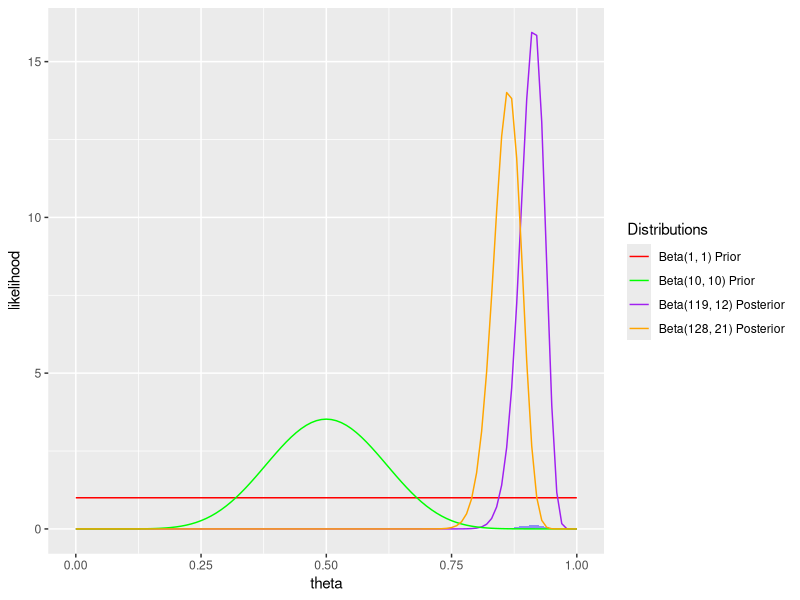
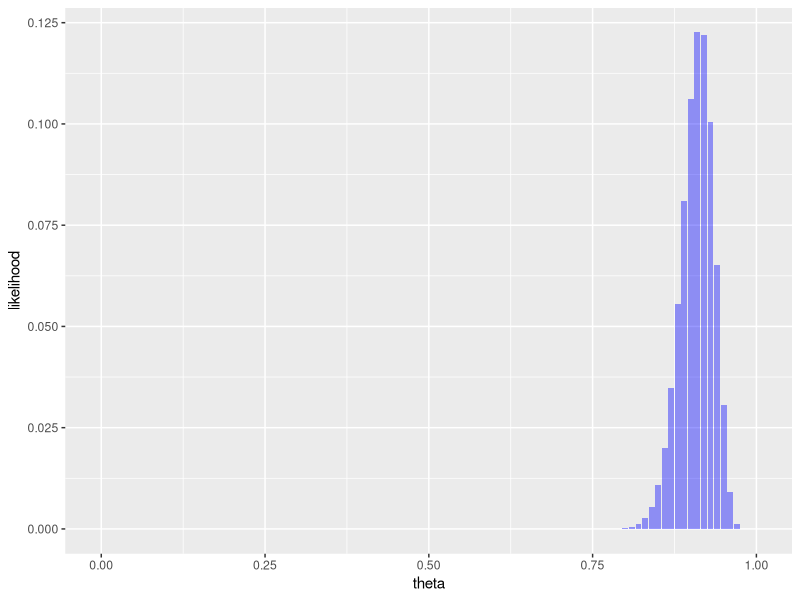

These charts were generated, in order, by the following R code:
## ---- chunk 1
mle <- 118/129

se <- sqrt(mle * (1 - mle)/129)
CI <- c(mle - 1.96 * se, mle + 1.96 * se)
CI
## ---- chunk 2
alpha_1 <- 1
beta_1 <- 1

post_alpha_1 <- alpha_1 + 118
post_beta_1 <- beta_1 + (129 - 118)

post_mean_1 <- post_alpha_1/(post_alpha_1 + post_beta_1)
post_mean_1

bayes_CI_1 <- c(qbeta(0.025, post_alpha_1, post_beta_1), qbeta(0.975, post_alpha_1, post_beta_1))
bayes_CI_1
## ---- chunk 3
alpha_10 <- 10 
beta_10 <- 10

post_alpha_10 <-  alpha_10 + 118
post_beta_10 <- beta_10 + (129 - 118)

post_mean_10 <- post_alpha_10/(post_alpha_10 + post_beta_10)
post_mean_10

bayes_CI_10 <- c(qbeta(0.025, post_alpha_10, post_beta_10), qbeta(0.975, post_alpha_10, post_beta_10))
bayes_CI_10
## ---- chunk 4
library(ggplot2)

theta_values <- seq(0, 1, by = 0.01)
  likelihood <- dbinom(118, size = 129, prob = theta_values)
  data <- data.frame(theta = theta_values, likelihood = likelihood)

p <- ggplot(data, aes(x = theta, y = likelihood)) +
  geom_histogram(stat = "identity", bins = 30, fill = "blue", alpha = 0.4) 

p + stat_function(fun = dbeta, args = list(shape1 = 1, shape2 = 1), aes(colour = "Beta(1, 1) Prior")) +
  stat_function(fun = dbeta, args = list(shape1 = 1 + 118, shape2 = 1 + 11), aes(colour = "Beta(119, 12) Posterior")) +
  stat_function(fun = dbeta, args = list(shape1 = 10, shape2 = 10), aes(colour = "Beta(10, 10) Prior")) +
  stat_function(fun = dbeta, args = list(shape1 = 10 + 118, shape2 = 10 + 11), aes(colour = "Beta(128, 21) Posterior")) +
  labs(colour = "Distributions") +
  scale_colour_manual(values = c("red", "green", "purple", "orange"))

print(p)
## ---- chunk 5
x <- 251527
y <- 241945

prob <- pbeta(0.5, x+1 , y+1)
prob
